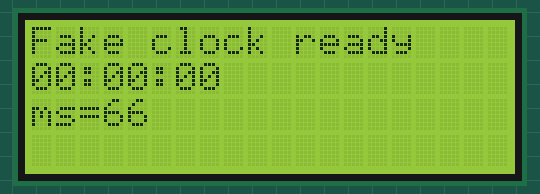
Simulated run of this sketch. Board: Arduino Nano, built with avr-gcc and run on an emulated ATmega328P. On the bench: 20×4 character LCD.

Above: at 0.17 s.
At 5.03 s:
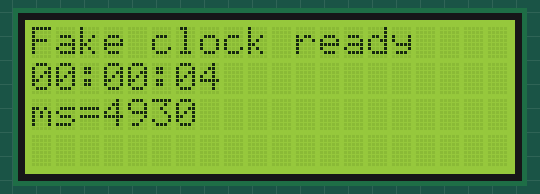
At 9.9 s:
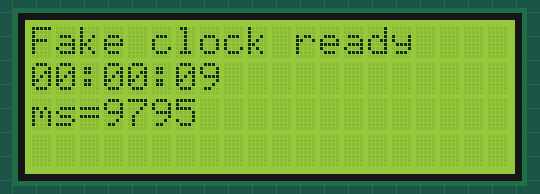
At 19.84 s:
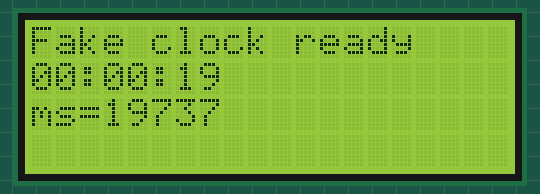
At 29.78 s:
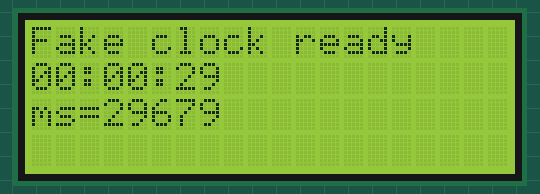
At 39.72 s:
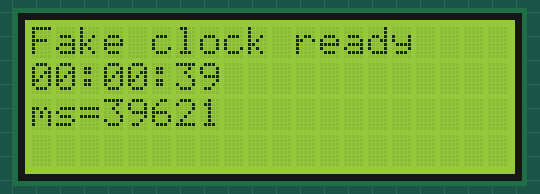

The sketch:

lcd_fake_clock.ino
```cpp
/*
 * Fake-time LiquidCrystal 4-bit bench for the Arduino simulator (no RTC / no Wire).
 *
 * Wiring (Nano example — adjust constructor pins to match your canvas):
 *   LCD RS  -> D12
 *   LCD EN  -> D11
 *   LCD D4  -> D5
 *   LCD D5  -> D4
 *   LCD D6  -> D3
 *   LCD D7  -> D2
 *   LCD RW  -> GND
 *   LCD VSS -> GND, VDD -> 5V, VO -> pot (or hard-wire contrast)
 *   LED+ / LED- as needed
 *
 * Place a 20×4 (or 16×2) parallel LCD from the Output palette, wire as above, Import/compile
 * this sketch, Run. Clock advances from millis() — replace with Relogio features later.
 *
 * See also: docs/lcd-parallel-bench.md
 */

#include <LiquidCrystal.h>

// rs, en, d4, d5, d6, d7
LiquidCrystal lcd(12, 11, 5, 4, 3, 2);

void setup() {
  lcd.begin(20, 4); // use lcd.begin(16, 2) for the 16×2 module
  lcd.clear();
  lcd.setCursor(0, 0);
  lcd.print("Fake clock ready");
}

void loop() {
  unsigned long ms = millis();
  unsigned long sec = (ms / 1000UL) % 86400UL;
  int h = (int)(sec / 3600UL);
  int m = (int)((sec % 3600UL) / 60UL);
  int s = (int)(sec % 60UL);

  char buf[9];
  snprintf(buf, sizeof(buf), "%02d:%02d:%02d", h, m, s);

  lcd.setCursor(0, 1);
  lcd.print(buf);
  // Row 2 only exists on 20×4 — skip on 16×2 (begin cols/rows above).
  lcd.setCursor(0, 2);
  lcd.print("ms=");
  lcd.print(ms);

  delay(200);
}
```
